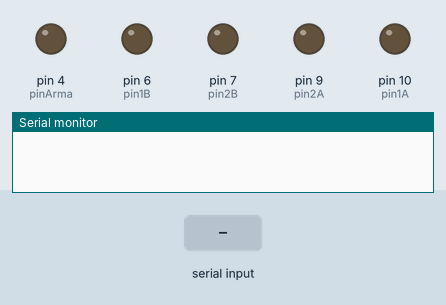
Bench run of a sketch on a simulated Arduino Uno, built with avr-gcc and run on an emulated ATmega328P. Shown: output pins drawn as LEDs (lit = HIGH), the last lines printed to the serial monitor. Inputs (shaded band) come from the test bench.

Above: at 1.2 s.
1.3 s: byte 9 (9) received over Serial
At 1.8 s:
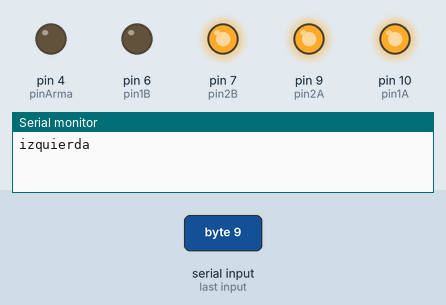
2.8 s: byte 3 (3) received over Serial
At 4.0 s:
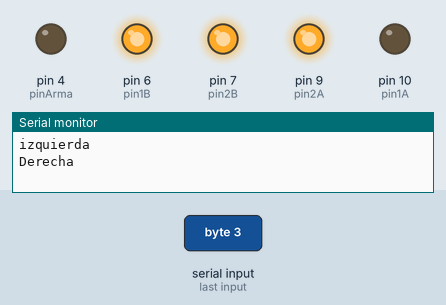
4.3 s: byte 12 (12) received over Serial
At 5.3 s:
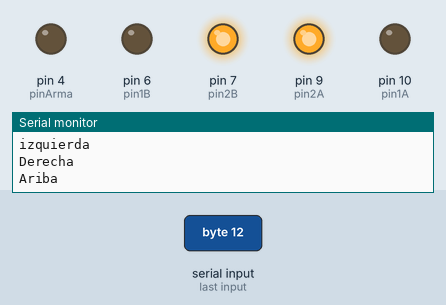
5.8 s: byte 6 (6) received over Serial
At 6.4 s:
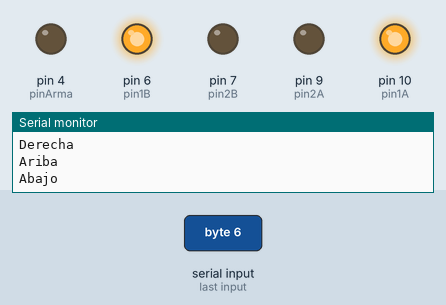
7.3 s: byte 1 (1) received over Serial
At 7.6 s:
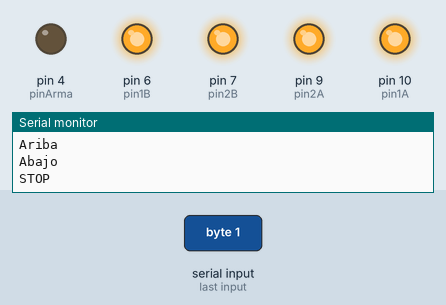
Timing chart, 0 to 10.3 s (numbered marks = the images above; inputs shaded):
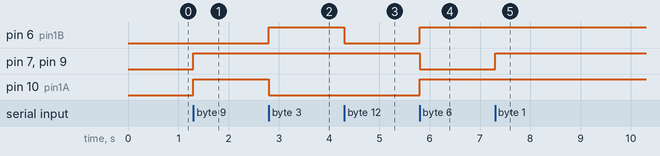

The sketch:

BlueetoothController.ino
```cpp
int pin1A = 10;
int pin2A = 9;

int pin1B = 6;
int pin2B = 7;

int pinArma = 4;
boolean estadoArma = false;

int estado;

void setup() {
  Serial.begin(9600);
  pinMode (pin1A, OUTPUT);
  pinMode (pin1B, OUTPUT);
  pinMode (pin2A, OUTPUT);
  pinMode (pin2B, OUTPUT);
  pinMode (pinArma, OUTPUT);
}


void loop()
{
  if (Serial.available()) {
    estado = Serial.read();
  }

  switch (estado) {
    case 2:
      if (estadoArma) {
        digitalWrite(pinArma, HIGH);
        delay (20);
        estadoArma = false;
        Serial.println("ARMA ACT");
      } else {
        digitalWrite(pinArma, LOW);
        delay (20);
        estadoArma = true;
        Serial.println("ARMA DESACT");
      }

      break;
    case 9:
      digitalWrite(pin1A, HIGH);
      digitalWrite(pin2A, HIGH);
      digitalWrite(pin1B, LOW);
      digitalWrite(pin2B, HIGH);
      delay (20);
      Serial.println("izquierda");
      break;
    case 3:
      digitalWrite(pin1A, LOW);
      digitalWrite(pin2A, HIGH);
      digitalWrite(pin1B, HIGH);
      digitalWrite(pin2B, HIGH);
      delay (20);
      Serial.println("Derecha");
      break;
    case 12:
      digitalWrite(pin1A, LOW);
      digitalWrite(pin2A, HIGH);
      digitalWrite(pin1B, LOW);
      digitalWrite(pin2B, HIGH);
      delay (20);
      Serial.println("Ariba");
      break;
    case 6:
      digitalWrite(pin1A, HIGH);
      digitalWrite(pin2A, LOW);
      digitalWrite(pin1B, HIGH);
      digitalWrite(pin2B, LOW);
      delay (20);
      Serial.println("Abajo");
      break;
    case 1:
      digitalWrite(pin1A, HIGH);
      digitalWrite(pin2A, HIGH);
      digitalWrite(pin1B, HIGH);
      digitalWrite(pin2B, HIGH);
      delay (20);
      Serial.println("STOP");
      break;

  }
  estado = 100;


}
```

Measured:
- after the input at 1.3 s, pin 7 (pin2B), pin 9 (pin2A), pin 10 (pin1A): LOW → HIGH at once
- after the input at 2.8 s, pin 6 (pin1B): LOW → HIGH at once; pin 10 (pin1A): HIGH → LOW at once
- after the input at 4.3 s, pin 6 (pin1B): HIGH → LOW at once
- after the input at 5.8 s, pin 6 (pin1B), pin 10 (pin1A): LOW → HIGH at once; pin 7 (pin2B), pin 9 (pin2A): HIGH → LOW at once
- after the input at 7.3 s, pin 7 (pin2B), pin 9 (pin2A): LOW → HIGH at once
